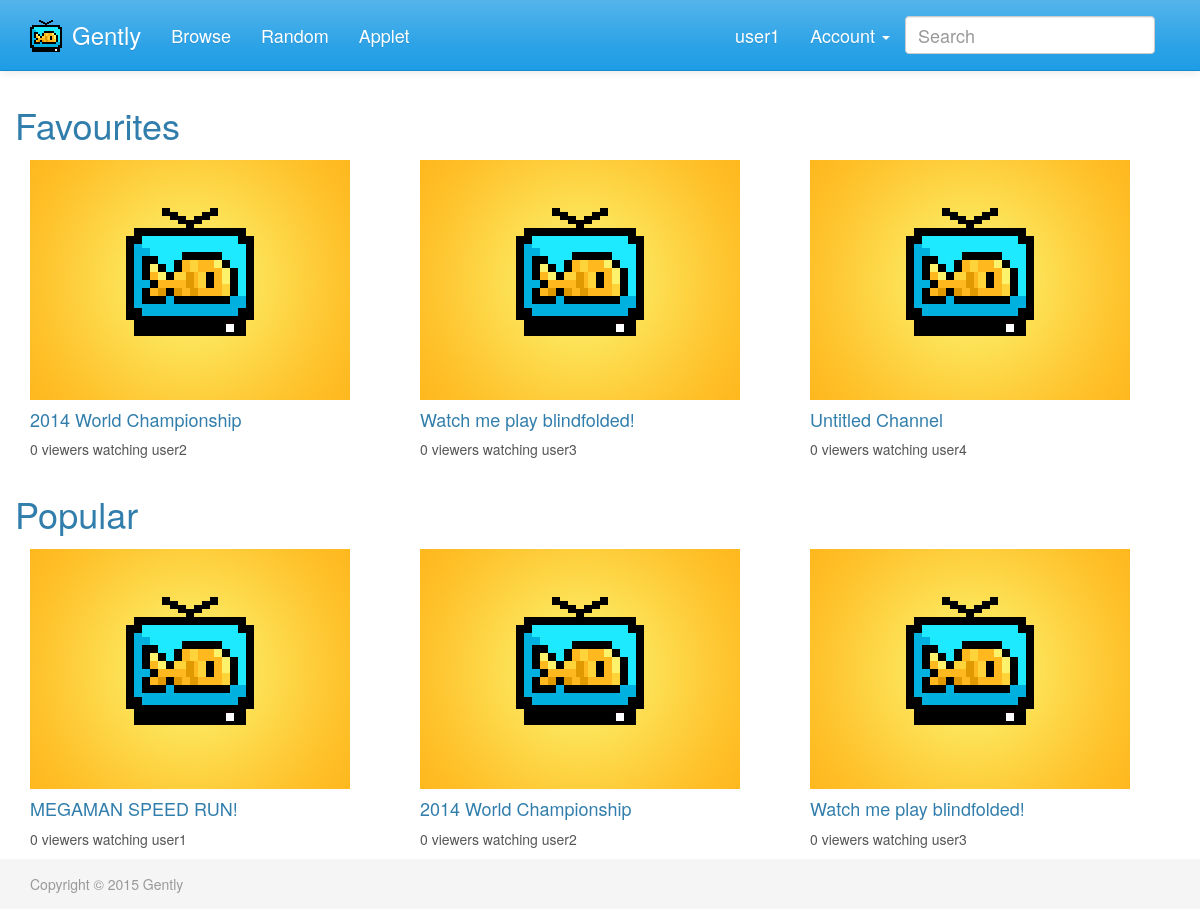
Screenshot of / (signed in) with the database file from the repository.
### tables this page shows
CREATE TABLE IF NOT EXISTS `channel` (
  `username` varchar(32) NOT NULL,
  `streamkey` int(11) NOT NULL,
  `name` varchar(255) NOT NULL,
  `description` longtext NOT NULL,
  `thumbnail` varchar(37) NOT NULL,
  `viewers` int(11) NOT NULL,
  `online` int(11) NOT NULL,
  `enabled` int(11) NOT NULL,
  PRIMARY KEY (`username`),
  UNIQUE KEY `streamkey` (`streamkey`),
  KEY `viewers` (`viewers`),
  KEY `name` (`name`),
  KEY `viewers_2` (`viewers`),
  KEY `streamkey_2` (`streamkey`),
  KEY `username_2` (`username`),
  FULLTEXT KEY `username` (`username`),
  FULLTEXT KEY `description` (`description`),
  FULLTEXT KEY `description_2` (`description`),
  FULLTEXT KEY `description_3` (`description`)
);

### index.php (the view, shortened to what this page needs)
<html>
<head>
<link href="css/bootstrap.min.css" rel="stylesheet">
</head>
<body>
<?php include 'navbar.php';?>
<div class="container">
	<?php
		if (isset ( $_SESSION ['username'] )) {
			$servername = "localhost";
			$username = "gently";
			$password = "downthestream";
			$dbname = "gently";
			$conn = mysqli_connect($servername, $username, $password, $dbname);
			$sql = "SELECT * FROM `favourites` WHERE username='".$_SESSION['username']."'";
			$result = mysqli_query($conn, $sql);
			if (mysqli_num_rows($result) > 0) {
				$fav = "";
				while ($row = mysqli_fetch_assoc($result)){
					$fav = $fav."','".$row['favourites'];
				}
				$fav = substr($fav, 2)."'";
				$sql = "SELECT * FROM `channel` WHERE `username` IN (".$fav.") AND `enabled`=1 ORDER BY `viewers` DESC";
				$result = mysqli_query($conn, $sql);
				echo '<div class="row">
				<h1>Favourites</h1>';
				if (mysqli_num_rows($result) > 0) {
					for ($i=0;$i<min(3,mysqli_num_rows($result));$i++){
					$row = mysqli_fetch_assoc($result);
					echo '<div class="col-md-4">
					<a href="channel.php?id='.$row["username"].'"><img
					src="thumbnails/'.$row["thumbnail"].'" height="240" width="320"><br>
					<h4>'.$row["name"].'</h4></a>'.$row["viewers"].' viewers watching '.$row["username"].'
							</div>
					';
					}
				} else {
					echo 'Start adding some channels to your favourites!';
				}
				echo '</div>';
			}
			}
	?>
		<div class="row">
			<h1>Popular</h1>
			<?php
			$servername = "localhost";
			$username = "gently";
			$password = "downthestream";
			$dbname = "gently";
			$conn = mysqli_connect($servername, $username, $password, $dbname);
			$sql = "SELECT * FROM `channel` ORDER BY viewers DESC";
			$result = mysqli_query($conn, $sql);
			if (mysqli_num_rows($result) > 0) {
				for ($i=0;$i<min(3,mysqli_num_rows($result));$i++){
					$row = mysqli_fetch_assoc($result);
					echo '
						<div class="col-md-4">
							<a href="channel.php?id='.$row["username"].'"><img
								src="thumbnails/'.$row["thumbnail"].'" height="240" width="320"><br>
								<h4>'.$row["name"].'</h4></a>'.$row["viewers"].' viewers watching '.$row["username"].'
						</div>
						';
				}
			} else {
				echo "0 results";
			}
			?>
		</div>
	</div>
</body>
</html>

### rows the page displays
channel: thumbnail (placeholder picture), name "2014 World Championship", viewers "0", username "user2"
channel: thumbnail (placeholder picture), name "Watch me play blindfolded!", viewers "0", username "user3"
channel: thumbnail (placeholder picture), name "Untitled Channel", viewers "0", username "user4"
channel: thumbnail (placeholder picture), name "MEGAMAN SPEED RUN!", viewers "0", username "user1"

### other values shown
$_SESSION ["username"] "user1"
